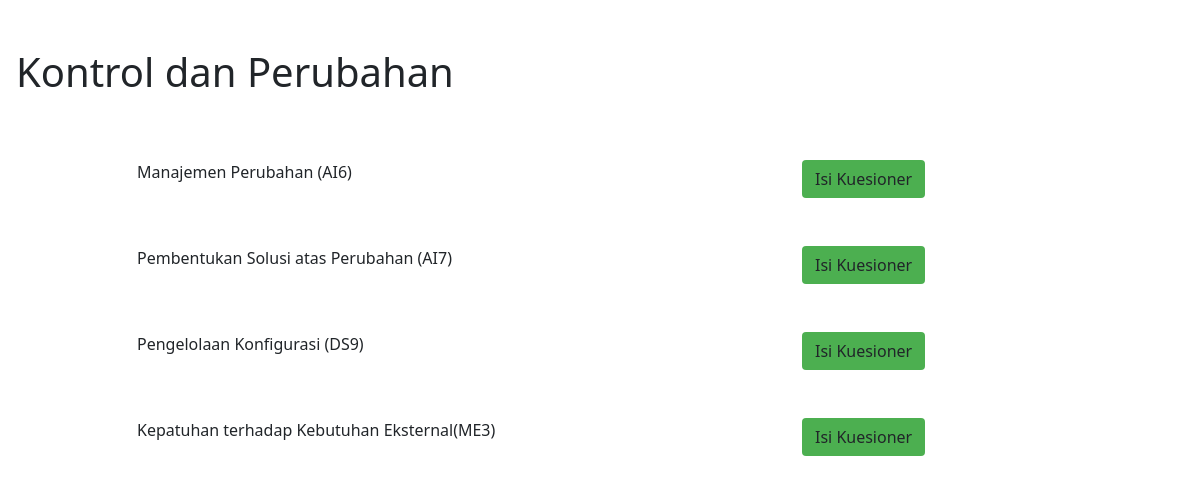
The app's page /daftar_kuisioner/kontrol-dan-perubahan with its own data.
### tables this page shows
CREATE TABLE `sub_kategori` (
  `id` int(11) NOT NULL,
  `id_kategori` int(11) NOT NULL,
  `nama` varchar(255) NOT NULL
);

### application/controllers/Frontend.php (called while the page is built, shortened)
<?php
class Frontend extends CI_Controller {
    function __construct() {
		$this->load->model('Dashboard_model');
	}
   public function daftar_kuisioner($slug)
   {
     $get_kuisioner = $this->db->get_where('kategori',['slug'=>$slug])->row();
     if($get_kuisioner == null)
        {
            echo "Tidak ada";
        }else{
            $data['slug'] = $get_kuisioner->nama;
            $data['kuisioner'] = $this->Dashboard_model->ambil_where('sub_kategori','id_kategori',$get_kuisioner->id);
			$this->load->view('frontend/daftar_kuisioner',$data);
        }
   }
}

### index.php (called while the page is built, shortened)
<?php
require_once BASEPATH.'core/CodeIgniter.php';

### application/models/Dashboard_model.php (called while the page is built, shortened)
<?php
class Dashboard_model extends CI_Model {
	function ambil_where($table,$field,$id)
	{
		$this->db->select('*');
		$this->db->from($table);
		$this->db->where($field, $id);
		$this->db->order_by('id','ASC');
		return $this->db->get()->result();
	}
}
?>

### application/views/frontend/daftar_kuisioner.php (the view, shortened to what this page needs)
<!DOCTYPE html>
<html lang="en">
<head>
	<link href="https://cdn.jsdelivr.net/npm/bootstrap@5.0.0-beta3/dist/css/bootstrap.min.css" rel="stylesheet" />
</head>
<body>
	<h1 class="mt-5 ms-3"><?= $slug;?></h1>
	<div class="container">
		<div class="row justify-content-center">
            <?php foreach($kuisioner as $get) { ?>
			<div class="col-7 mt-5"><?= $get->nama;?></div>
			<div class="col-3 mt-5">
				<a class="btn" style="background-color: #4CAF50;" href="<?= base_url('kuisioner/'.$get->id);?>" role="button">Isi Kuesioner</a>
			</div>
            <?php } ?>
		</div>
	</div>
</body>
</html>

### records on screen
sub_kategori: nama "Manajemen Perubahan (AI6)"
sub_kategori: nama "Pembentukan Solusi atas Perubahan (AI7)"
sub_kategori: nama "Pengelolaan Konfigurasi (DS9)"
sub_kategori: nama "Kepatuhan terhadap Kebutuhan Eksternal(ME3)"

### other values on screen
$slug "Kontrol dan Perubahan"
